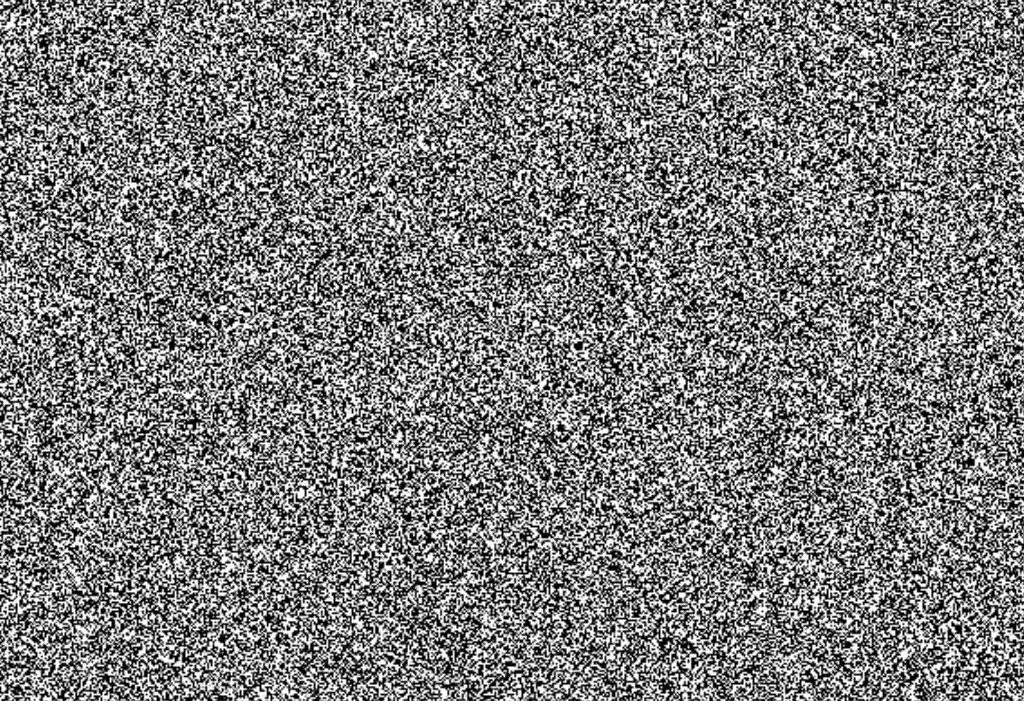
#> input picture av01/images/white-noise-1024x701.jpg, 1024 x 701 px
$ python script_ruido_branco.py
#> lines starting #> are read from the running program, lines starting #| are printed output that depends on the picture
from PIL import Image
import numpy as np
import matplotlib.pyplot as plt

def read_image(image_path):
#> called with image_path = 'images/white-noise-1024x701.jpg'
    image = Image.open(image_path).convert('L')  # Convertendo para escala de cinza
#> image is the input picture: PIL image 1024x701 L; min 0, max 255, mean 125
    return np.array(image)

def plot_normalized_histogram(image_array):
    # Calculando o histograma da imagem
    hist, bins = np.histogram(image_array, bins=256, range=(0, 256))
#> hist = 256 values, max 24610 at index 0, min 2161 at index 201, mean 2804; bins = 257 values from 0 to 256

    # Normalizando o histograma
    hist_normalized = hist / hist.sum()
#> hist_normalized = 256 values, max 0.0343 at index 0, min 0.00301 at index 201, mean 0.00391

    # Plotando o histograma normalizado
    plt.bar(bins[:-1], hist_normalized, width=1)
    plt.title("Histograma Normalizado")
    plt.xlabel("Níveis de Intensidade")
    plt.ylabel("Probabilidade")
    plt.show()
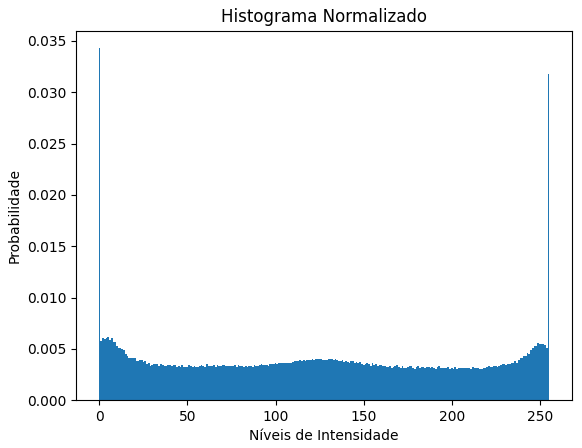
#> figure drawn by matplotlib, 1 panel; tallest bar 0.0343 high, from x = -0.5 to 0.5

if __name__ == "__main__":
    image_path = "images/white-noise-1024x701.jpg"  # Caminho para a imagem de ruído branco
    image_array = read_image(image_path)
    plot_normalized_histogram(image_array)

$ run again, with av01/images/white-noise-970x547.jpg copied over av01/images/white-noise-1024x701.jpg
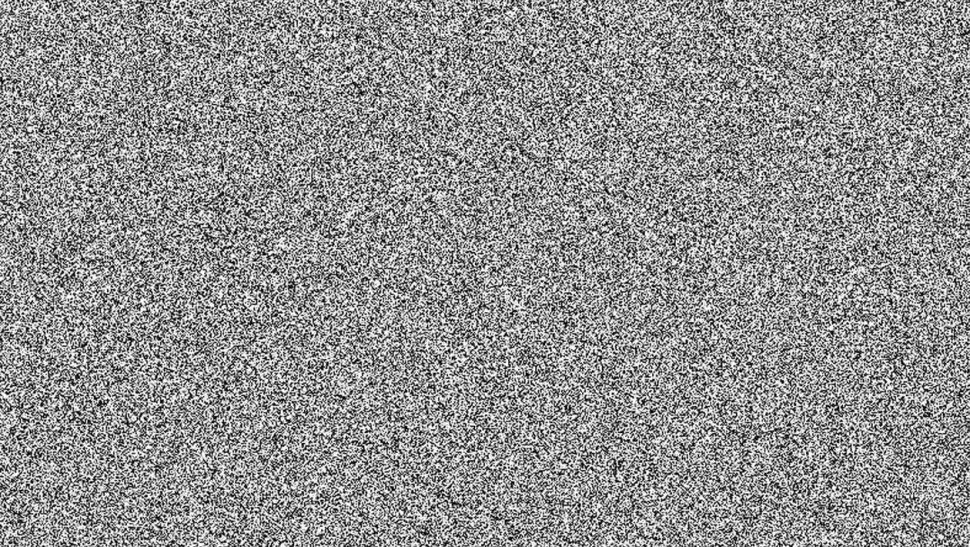
#> input picture av01/images/white-noise-970x547.jpg, 970 x 547 px
#> hist = 256 values, max 2955 at index 198, min 109 at index 1, mean 2072.6; bins = 257 values from 0 to 256
#> hist_normalized = 256 values, max 0.00557 at index 198, min 0.000205 at index 1, mean 0.00391
#> in plot_normalized_histogram, `plt.show()`:
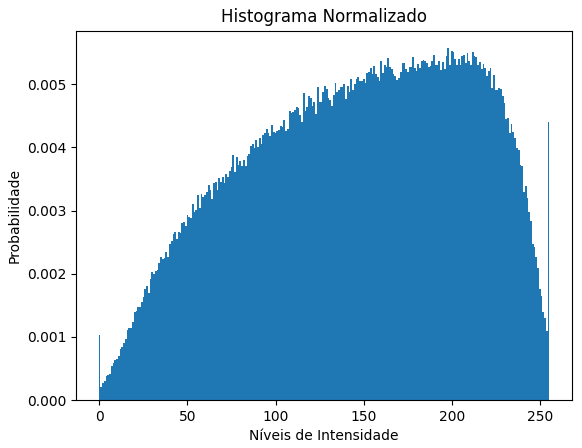
#> figure drawn by matplotlib, 1 panel; tallest bar 0.00557 high, from x = 197.5 to 198.5
